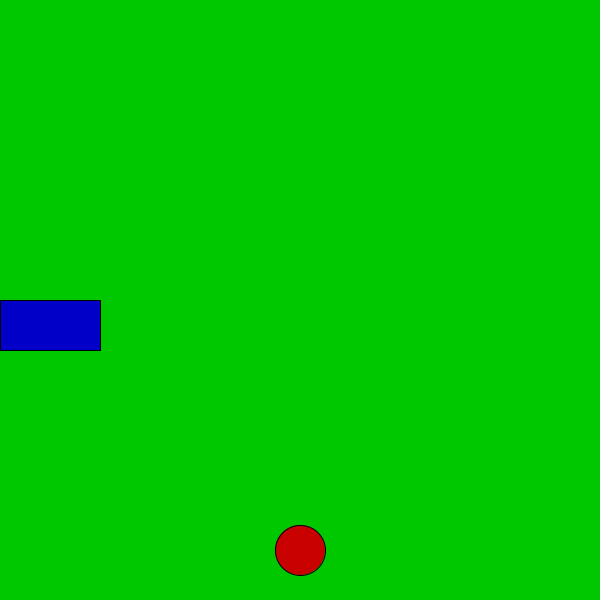
Frame 1 (no input)
Frame 60 (the mouse pressed at the canvas centre just before this capture): identical to frame 1, image omitted
Frame 120 (the mouse held since frame 60 and released just before this capture): identical to frame 1, image omitted

The Processing sketch that drew this single still picture (run headless with seeded random() and noise(); from frame 60 on, the mouse is pressed at the canvas centre):

// Processing sketch: Frogger
// ── Frogger.pde
private Frog frog;
private Car car;
private boolean right;
private boolean left;
private boolean up;
private boolean down;
private int carSize;

void setup() {
  carSize = 1;
  frog = new Frog(600/2, 550, 50, 50);
  car = new Car(0,600/2,100,50);
  size(600, 600);
  background(0, 200, 0);
}

void draw() {
  detectCollision();
  print(car.getXPos() + " ");
  background(0, 200, 0);
  frog.render();
  car.render();
  car.carAI();
  if (up) {
    frog.setYPos(frog.getYPos() - 2);
  } else if(down){
  frog.setYPos(frog.getYPos() + 2);
} else if(right){
frog.setXPos(frog.getXPos() + 2);
} else if(left){
frog.setXPos(frog.getXPos() - 2);
}
}

void keyPressed()
{
  if (key == CODED) {
    if (keyCode == UP)
    {
      up = true;
    } else if (keyCode == DOWN)
    {
      down = true;
    } else if (keyCode == RIGHT)
    {
      right = true;
    } else if (keyCode == LEFT)
    {
      left = true;
    }
  }
}

void keyReleased()
{
  if (key == CODED) {
    if (keyCode == UP)
    {
      up = false;
    } else if (keyCode == DOWN)
    {
      down = false;
    } else if (keyCode == RIGHT)
    {
      right = false;
    } else if (keyCode == LEFT)
    {
      left = false;
    }
  }
}

void detectCollision() {
  if(frog.getYPos() <= 20){
  frog.setYPos(frog.getYPos() + 10);
  } else if(frog.getYPos() >= 580){
  frog.setYPos(frog.getYPos() - 10);
  } else if(frog.getXPos() >= 580){
  frog.setXPos(frog.getXPos() - 10);
  } else if(frog.getXPos() >= 580){
  frog.setXPos(frog.getXPos() - 10);
  }
}



class Frog {
  int xPos;
  int yPos;
  int width;
  int height;
  public Frog(int xPos, int yPos, int width, int height) {
    this.xPos = xPos;
    this.yPos = yPos;
    this.width = width;
    this.height = height;
  }
  public int getXPos() {
    return xPos;
  }

  public int getY() {
    return yPos;
  }

  public void setXPos(int xPos) {
    this.xPos = xPos;
  }

  public void setYPos(int yPos) {
    this.yPos = yPos;
  }

  public int getYPos() {
    return yPos;
  }

  public int getWidth() {
    return width;
  }

  public int getHeight() {
    return height;
  }
  public void render() {
    fill(200, 0, 0);
    ellipse(getXPos(), getYPos(), getWidth(), getHeight());
  }
}

class Car{
public int x;
public int y;
public int width;
public int height;

public Car(int x, int y, int width, int height){
this.x = x;
this.y = y;
this.width = width;
this.height = height;
}
  public int getXPos() {
    return x;
  }

  public int getY() {
    return y;
  }

  public void setXPos(int x) {
    this.x = x;
  }

  public void setYPos(int y) {
    this.y = y;
  }

  public int getYPos() {
    return y;
  }

  public int getWidth() {
    return width;
  }

  public int getHeight() {
    return height;
  }
  public void render(){
   fill(0,0,200);
  rect(x,y,width,height);
  }
  
  public void carAI(){
  if(getXPos() >= 0){
  setXPos(getXPos() + 10);
  }
  setXPos(getXPos() - 10);
  }

}
